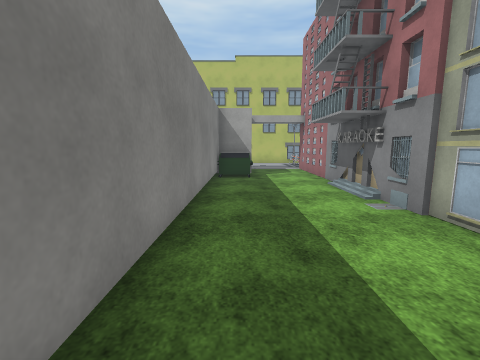
[1] (above)

12 first-person views from a walk through a 3-D level made in the Unity game engine. The camera is 1.4 m above the floor, tilts 8° down and sees 90° across. The floor is counted in squares, 1 m on a side. Each view is taken from the middle of a square. On the plan, view 1 faces up. The plan holds only what a view shows up to about 13 squares ahead; the rest is blank. The place goes on beyond the plan. The terrain is drawn as flat ground. The player character is not drawn. Some surface patterns are stand-ins.

[2]
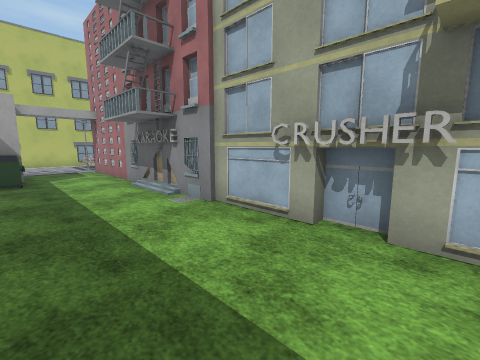

[3]
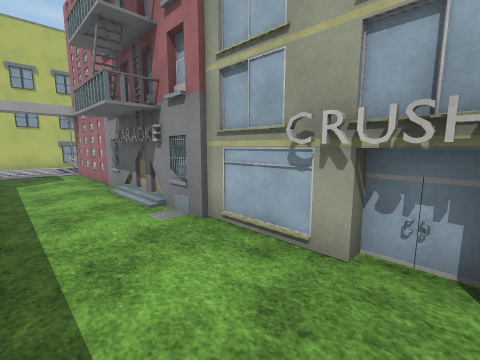

[4]
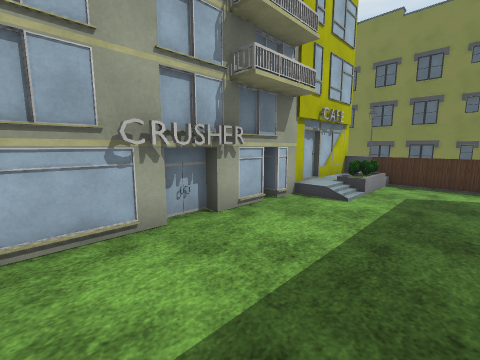

[5]
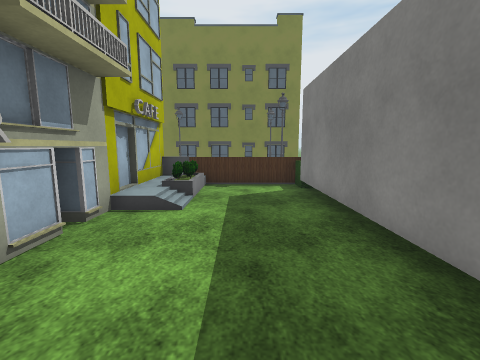

[6]
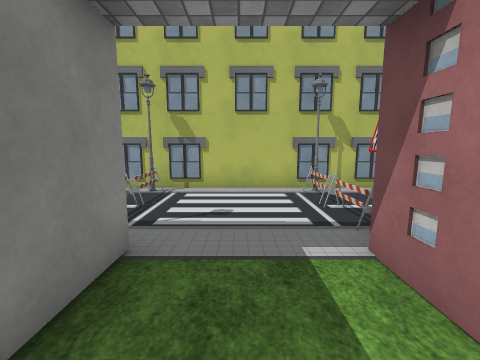

[7]
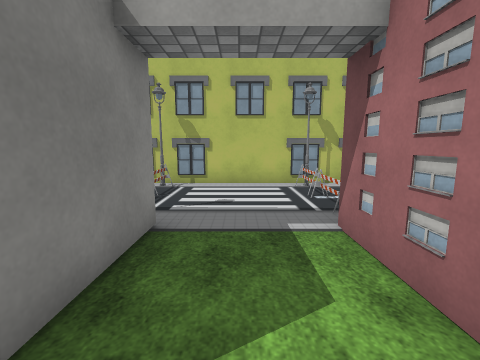

[8]
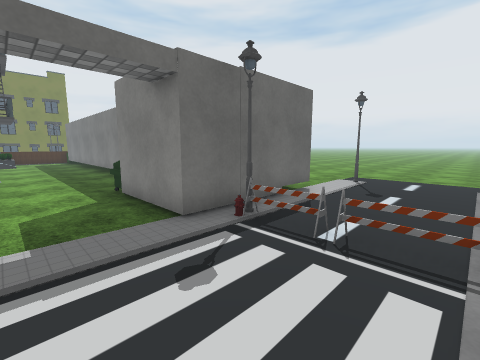

[9]
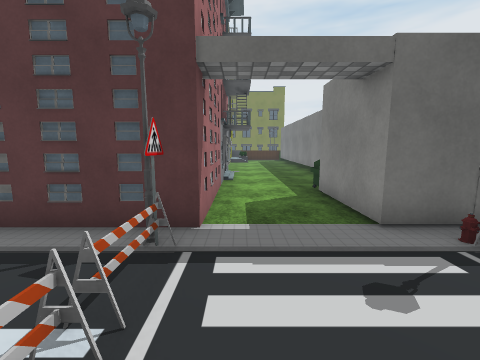

[10]
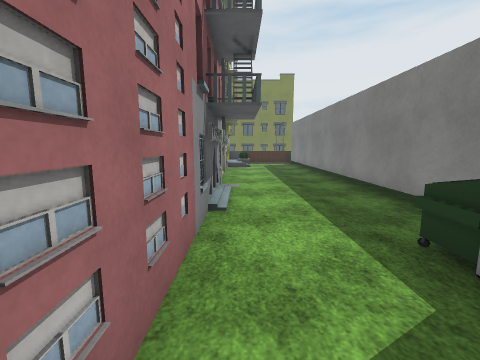

[11]
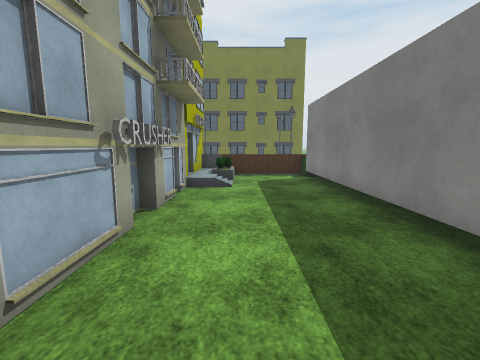

[12]
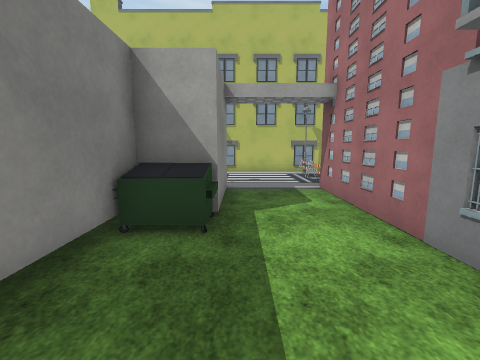

### Floor plan
Key: @ floor where view 1 was taken; # wall or solid block; . floor; O other object.
Columns run from 3 left of view 1 to 6 right of it. Each row starts with its distance up from view 1.
 20  O#O#O#O##
 19  .O..O.O.
 18  .O....O.
 17  .O....O.
 16  .O...OO.
 15 ####...###
 14    #...#
 13    #...#
 12   ##...#
 11   #O...#
 10   #....#
  9   #....O
  8   #....O
  7   #....O
  6   #....O
  5   #....#
  4   #....#
  3   #....O
  2   #....O
  1   #....O
  0   #@...O
 -1   #....#
 -2   #....#
 -3   #... O
 -4   #..O #
 -5 OO#...O#
 -6   OOOOO
 -7   O

Positions as (right, up) in squares from view 1, and headings:
1: (0, 0), facing up
2: (0, 0), facing up-right
3: (1, 1), facing up-right
4: (0, 4), facing down-right
5: (1, 3), facing down
6: (2, 12), facing up
7: (2, 11), facing up
8: (3, 19), facing down-left
9: (3, 19), facing down
10: (3, 14), facing down
11: (2, 6), facing down
12: (1, 7), facing up
